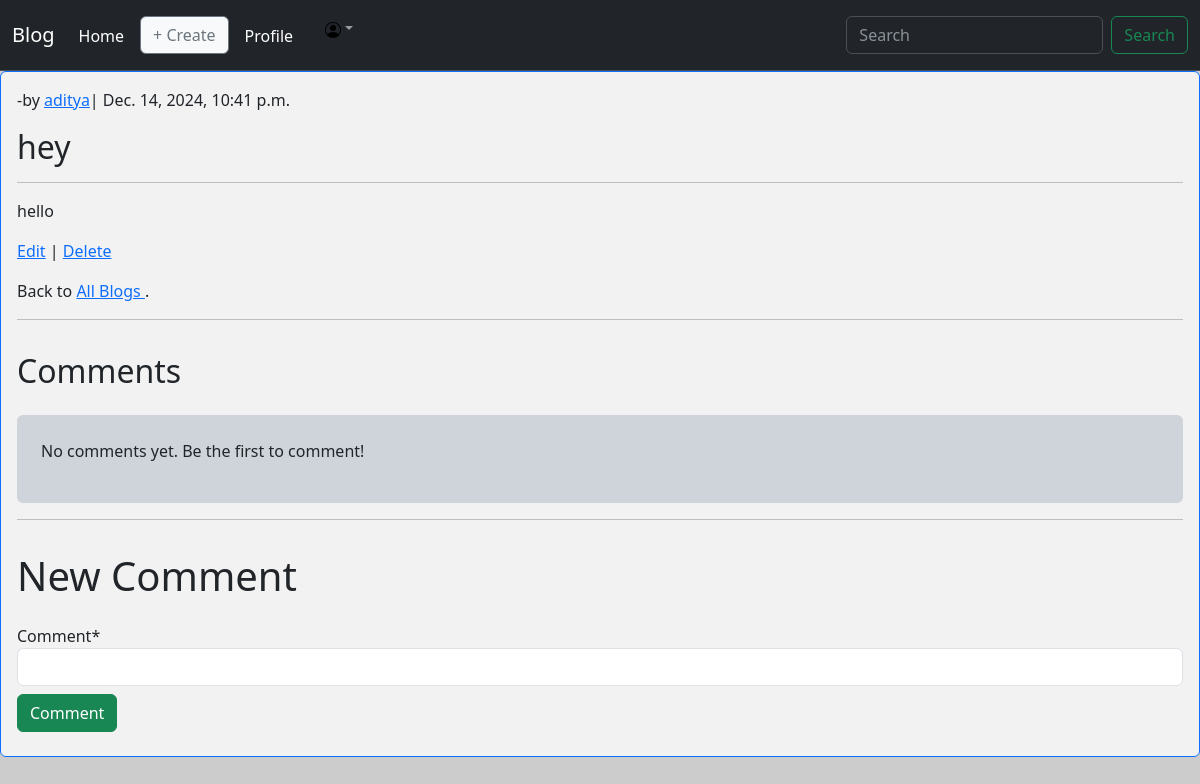
The app's page /blog/5/ (signed in) with its own data.
### blog_app/models.py (models this page shows, shortened)
class Blog(models.Model):
    title = models.CharField(max_length=200)
    author_id = CustomUser.id
    author = models.ForeignKey(
        get_user_model(),
        on_delete = models.CASCADE,
    )
    date = models.DateTimeField(auto_now_add=True)
    body = models.TextField()
    class Meta:
        ordering = ('-date',)

### accounts/models.py (models this page shows, shortened)
class CustomUser(AbstractUser):
    id = models.UUIDField(primary_key=True, default=uuid.uuid4, editable=False)
    profile_image = models.CharField(max_length=500, null=True, blank=True)
    username = models.CharField(max_length=20, null=False, unique=True)
    name = models.CharField(max_length=30, null=False, blank=True)
    age = models.PositiveIntegerField(null=True, blank=True)
    bio = models.TextField(max_length=500, null=True, blank=True)
    def __str__(self):
        return self.username

### blog_app/views.py (the view, shortened to what this page needs)
# urls.py: path('blog/<int:pk>/', BlogDetailView.as_view(), name='blog_detail'),
class BlogDetailView(LoginRequiredMixin,CreateView, DetailView):
    model = Blog
    template_name = 'blog_detail.html'
    form_class = CommentForm
    login_url = 'login'
    paginate_by = 5
    def get_context_data(self, **kwargs):
        context = super().get_context_data(**kwargs)
        blog = self.get_object()
        comments = blog.comments.all()
        paginator = Paginator(comments, 500)  # Show 5 comments per page
        page_number = self.request.GET.get('page', 1)
        context['comments'] = paginator.get_page(page_number)
        if 'form' not in context:
            context['form'] = self.get_form()
        return context

### blog_app/forms.py
class CommentForm(forms.ModelForm):
    class Meta:
        model = Comment
        fields = ['comment']  # Exclude 'author' as it will be set automatically

### templates/blog_detail.html (shortened to what this page needs)
{% extends 'index.html' %}
{% load crispy_forms_tags %}
{% block content %}
<div class="px-3 py-3 bg-white bg-opacity-75 border border-primary overflow-auto object-fit-contain border rounded">
    <div class="article-entry bg-opacity-50" id="post_detail_card">
        <div class='card-header '>
            {% load tz %}
            {% localtime on %}
            <p>-by <a href="{% url "profile" blog.author.username %}">{{ blog.author }}</a>| {{ blog.date|timezone:"Asia/Kolkata" }}</p>
            {% endlocaltime %}
            <h2>{{ blog.title }}</h2>
             <hr>
        </div>
        <div class="card-body">
            <p>
                {{ blog.body }}</p>
            <p>
                <a href="{% url 'blog_edit' blog.pk %}">Edit</a> | <a href="{% url 'blog_delete' blog.pk %}">Delete</a>
            </p>
            <p>Back to <a href="{% url 'blog_list' %}">All Blogs </a>.</p>
        </div>
        <hr>
        <div class="card-footer">
            <h2 class="py-3">Comments</h2>
            <div class="overflow-auto rounded bg-dark-subtle px-4 py-4" style="max-height: 50vh;">
            {% for comment in comments %}
              <p><strong>{{ comment.author }}:</strong> {{ comment.comment }}</p>
              <p><small>On {{ comment.comment_date }}</small></p>
              <hr>
            {% empty %}
              <p>No comments yet. Be the first to comment!</p>
            {% endfor %}
            </div>
            <hr>
            <h1 class="py-3">
                New Comment
            </h1>
            <form action="" method="POST">
                {{ form|crispy }}
        <button class="btn btn-success my-2" type="submit"> Comment </button>
            </form>
        </div>
    </div>
    {% endblock content %}

### templates/index.html (style rules this page uses)
body { background: url('https://picsum.photos/900/700?inspiration') no-repeat center center fixed; -webkit-background-size: cover; -moz--background-size: cover; -o--background-size: cover; background-size: cover; }

### records on screen
Blog: author "aditya", date "Dec. 14, 2024, 10:41 p.m.", title "hey", body "hello"
